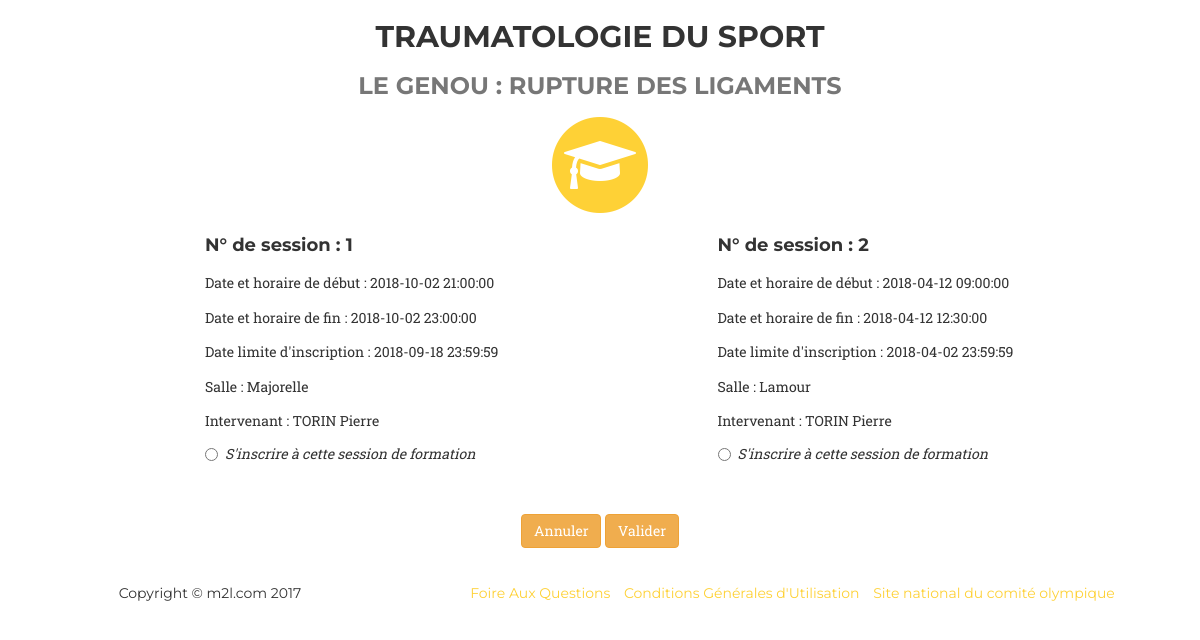
The page /sessionsFormation.php?idSession=1 on the database its author committed.
### tables this page shows
CREATE TABLE `formation` (
  `idFormation` int(11) NOT NULL,
  `titre` text,
  `descriptif` text,
  `image` varchar(30) NOT NULL
);

CREATE TABLE `sessionformation` (
  `idSession` int(11) NOT NULL,
  `idFormation` int(11) DEFAULT NULL,
  `idIntervenant` int(11) DEFAULT NULL,
  `dateLimiteInsc` datetime DEFAULT NULL,
  `dateDebut` datetime NOT NULL,
  `dateFin` datetime NOT NULL,
  `salle` text
);

CREATE TABLE `intervenant` (
  `idIntervenant` int(11) NOT NULL,
  `nom` text,
  `prenom` text,
  `titre` text,
  `adresse` text,
  `codePostal` text,
  `email` text,
  `tel` text
);

### _gestionFonction.php (called while the page is built, shortened)
<?php
function connexion() {
    $user = 'root';
    $pass = '';
    $hote = 'localhost';
    $port = '3306';
    $base = 'm2l_formation';
    $dsn="mysql:$hote;port=$port;dbname=$base";
    $pdo = null;
    try {
        $pdo = new PDO($dsn,$user,$pass, array(PDO::MYSQL_ATTR_INIT_COMMAND => "SET NAMES utf8"));
    } catch (PDOException $err) {
        $messageErreur = $err->getMessage();
        error_log($messageErreur, 0);
    }
    return $pdo;
}
function listeFormations(){
    $lesFormations = array();
    $pdo = connexion();
    if($pdo != null){
        $sql = "SELECT idFormation, titre, descriptif, image FROM formation";
        $pdoStatement = $pdo->query($sql);
        $lesFormations = $pdoStatement->fetchAll(PDO::FETCH_ASSOC);
    }
    return $lesFormations;
}
function listeSessions($idFormation){
    $lesSessions = array();
    $pdo = connexion();
    if($pdo != null){
        $sql = "SELECT * FROM sessionformation JOIN intervenant ON sessionformation.idIntervenant = intervenant.idIntervenant WHERE idFormation=:idFormation";
        $pdoStatement = $pdo->prepare($sql);
        $pdoStatement->bindParam(":idFormation",$idFormation);
        $pdoStatement->execute();
        $lesSessions = $pdoStatement->fetchAll(PDO::FETCH_ASSOC);
    }
    return $lesSessions;
}

### sessionsFormation.php (the view, shortened to what this page needs)
<?php
include_once '_gestionFonction.php';
include 'header.inc.php';
if(isset($_GET["idSession"])){
    $idSession = $_GET["idSession"];
}
?>
            <div class="row">
                <div class="col-lg-12 text-center">
                    <?php $listeFormations = listeFormations();
                    foreach($listeFormations as $formation){
                        if($formation["idFormation"] == $idSession){
                    ?>
                    <h2 class="section-heading"><?php echo $formation["titre"]; ?></h2>
                    <h3 class="section-subheading text-muted"><?php echo $formation["descriptif"]; ?></h3>
                </div>
                <?php } }?>
            </div>
            <div class="row text-center">
                <div class="col-md-offset-1 col-md-10">
                    <span class="fa-stack fa-4x">
                        <i class="fa fa-circle fa-stack-2x text-primary"></i>
                        <i class="fa fa-mortar-board fa-stack-1x fa-inverse"></i>
                    </span>
                </div>
            </div>
            <form action="sessionFormation.traitement.php" method="post">
                <div class="row">
                    <?php
                    $listeSessions = listeSessions($_SESSION["idFormation"]);
                    for($i=0;$i<count($listeSessions);$i++){
                    $session = $listeSessions[$i];
                        if(strtotime($session["dateLimiteInsc"]) > strtotime(date("Y-m-d H:i:s"))){
                            if($i%2==0){
                            ?>
                            <div class="col-md-offset-2 col-md-4">
                                <h4 class="service-heading">N° de session : <?php echo $session["idSession"]; ?></h4>
                                <p>Date et horaire de début : <?php echo $session["dateDebut"]; ?></p>
                                <p>Date et horaire de fin : <?php echo $session["dateFin"]; ?></p>
                                <p>Date limite d'inscription : <?php echo $session["dateLimiteInsc"]; ?></p>
                                <p>Salle : <?php echo $session["salle"]; ?></p>
                                <p>Intervenant : <?php echo $session["nom"]. " ".$session["prenom"]; ?></p>
                                <div class="radio">
                                    <label>
                                        <input type="radio" value="<?php echo $session["idSession"]; ?>" name="choixSession"> <span class="italique">S'inscrire à cette session de formation</span>
                                    </label>
                                </div>
                            </div>
                            <?php }else{ ?>
                            <div class="col-md-offset-1 col-md-4">
                                <h4 class="service-heading">N° de session : <?php echo $session["idSession"]; ?></h4>
                                <p>Date et horaire de début : <?php echo $session["dateDebut"]; ?></p>
                                <p>Date et horaire de fin : <?php echo $session["dateFin"]; ?></p>
                                <p>Date limite d'inscription : <?php echo $session["dateLimiteInsc"]; ?></p>
                                <p>Salle : <?php echo $session["salle"]; ?></p>
                                <p>Intervenant : <?php echo $session["nom"]. " ".$session["prenom"]; ?></p>
                                <div class="radio">
                                    <label>
                                        <input type="radio" value="<?php echo $session["idSession"]; ?>" name="choixSession"> <span class="italique">S'inscrire à cette session de formation</span>
                                    </label>
                                </div>
                            </div>
                    <?php } } } ?>
                </div>
                <div class="row">
                    <div class="col-lg-12 text-center">
                        <br>
                        <br>
                        <div>
                            <button type="submit" name="annuler" class="btn btn-warning">Annuler</button>
                            <button type="submit" name="valider" class="btn btn-warning">Valider</button>
                        </div>
                    </div>
                </div>
            </form>
<?php include 'footer.inc.php'; ?>

### css/agency.css (style rules this page uses)
.text-primary { color: #fed136; }
.italique { font-style: italic; }
p { font-size: 14px; line-height: 1.75; }
h1, h2, h3, h4, h5, h6 { font-family: "Montserrat", "Helvetica Neue", Helvetica, Arial, sans-serif; text-transform: uppercase; font-weight: 700; }
.service-heading { margin: 15px 0; text-transform: none; }

### rows shown on the page
formation: titre "TRAUMATOLOGIE DU SPORT", descriptif "LE GENOU : RUPTURE DES LIGAMENTS"
sessionformation: idSession "1", dateDebut "2018-10-02 21:00:00", dateFin "2018-10-02 23:00:00", dateLimiteInsc "2018-09-18 23:59:59", salle "Majorelle", idIntervenant.nom "TORIN", idIntervenant.prenom "Pierre"
sessionformation: idSession "2", dateDebut "2018-04-12 09:00:00", dateFin "2018-04-12 12:30:00", dateLimiteInsc "2018-04-02 23:59:59", salle "Lamour", idIntervenant.nom "TORIN", idIntervenant.prenom "Pierre"
